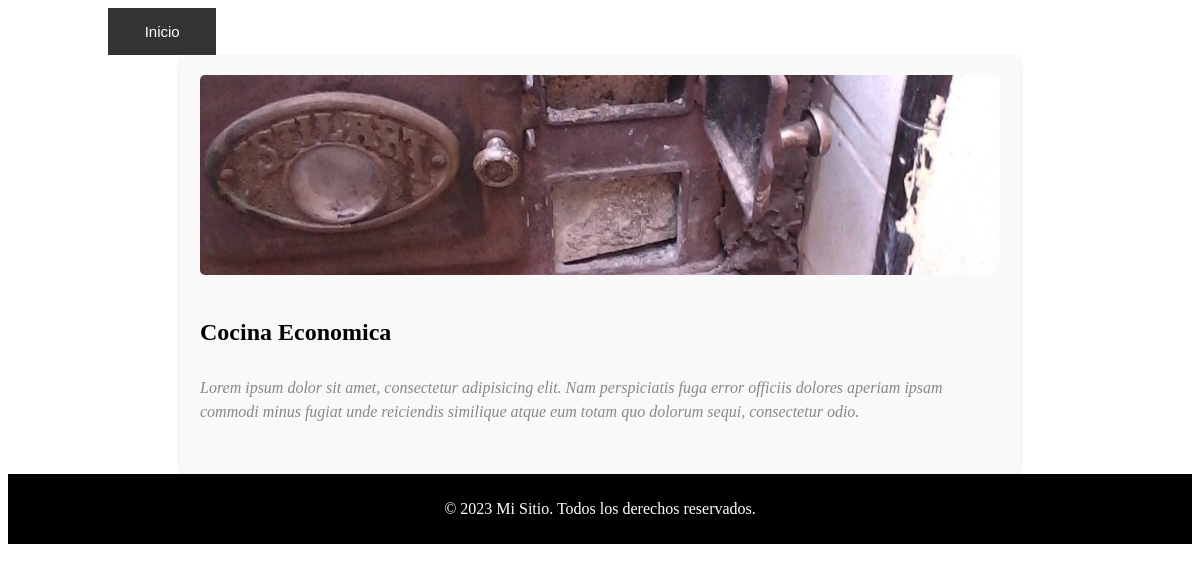
Screenshot of /estufas/2 with the database file from the repository.
### Estufas/models.py (models this page shows, shortened)
class Estufa(models.Model):
    titulo=models.CharField(max_length=50)
    descripccion=models.CharField(max_length=50)
    imagen=models.ImageField(upload_to='estufas')
    created=models.DateTimeField(auto_now_add=True)
    updated=models.DateTimeField(auto_now_add=True)
    class Meta:
        verbose_name='estufa'
        verbose_name_plural='estufas'

### Estufas/views.py (the view)
# urls.py: path('<int:id>', views.estufa_detalle, name='estufa_detalle'),
def estufa_detalle(request, id):
    estufa = get_object_or_404(Estufa, id=id)
    return render(request, 'estufas/estufa_detalle.html', {'estufa': estufa})

### Estufas/templates/estufas/estufa_detalle.html (shortened to what this page needs)
{% extends 'base.html' %}
{% block content %}
{% load static %}
<link rel="stylesheet" type="text/css" href="{% static 'css/detalle_estufa.css' %}">
<section class="estufa-section">
  <div class="estufa-content">
    <img src="{{ estufa.imagen.url }}" alt="{{ estufa.titulo }}" class="estufa-image">
    <div class="estufa-details">
      <h2 class="estufa-title">{{ estufa.titulo }}</h2>
    </div>
  </div>
  <p>Lorem ipsum dolor sit amet, consectetur adipisicing elit. Nam perspiciatis fuga error officiis dolores aperiam ipsam commodi minus fugiat unde reiciendis similique atque eum totam quo dolorum sequi, consectetur odio.</p>
</section>
{% endblock %}

### static/css/estufa.css (style rules this page uses)
.estufa-image { width: 300px; height: 200px; object-fit: cover; }
.estufa-title { font-size: 18px; margin-bottom: 5px; }

### static/css/detalle_estufa.css (style rules this page uses)
.estufa-section { max-width: 800px; margin: 0 auto; padding: 20px; background-color: #f9f9f9; box-shadow: 0 2px 5px rgba(0, 0, 0, 0.1); border-radius: 5px; }
.estufa-image { width: 100%; max-height: 300px; object-fit: cover; border-radius: 5px; margin-bottom: 20px; }
.estufa-title { font-size: 24px; margin-bottom: 10px; }
.estufa-section p { line-height: 1.5; }
.estufa-section p:first-of-type { font-style: italic; color: #888; margin-bottom: 30px; }

### rows the page displays
Estufa: imagen (picture), titulo "Cocina Economica"
